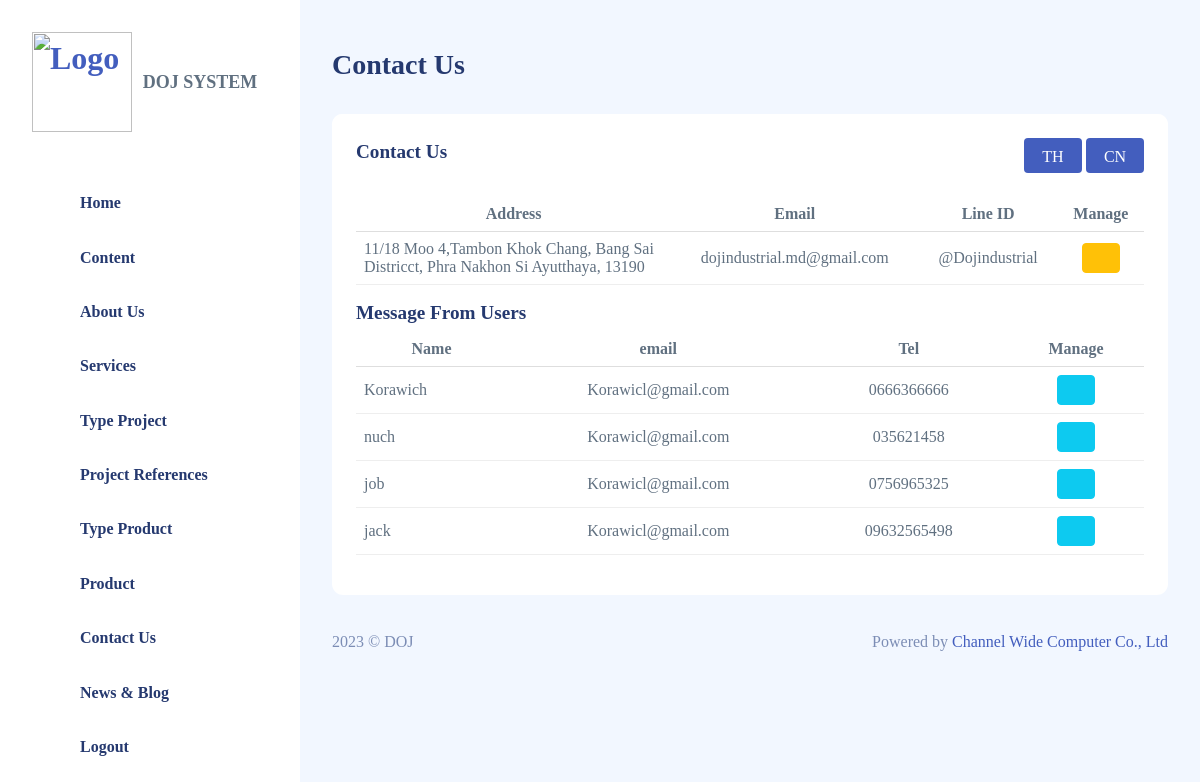
Screenshot of /webpanelcw/contact_us_en.php (signed in) with the database file from the repository.
### tables this page shows
CREATE TABLE `contact_en` (
  `id` int(10) NOT NULL,
  `address` varchar(255) NOT NULL,
  `tel1` varchar(255) NOT NULL,
  `tel2` varchar(255) NOT NULL,
  `tel3` varchar(255) NOT NULL,
  `tel4` varchar(255) NOT NULL,
  `email` varchar(255) NOT NULL,
  `line` varchar(255) NOT NULL,
  `line_qr` varchar(255) NOT NULL
);

CREATE TABLE `message` (
  `id` int(10) NOT NULL,
  `name` varchar(255) NOT NULL,
  `email` varchar(255) NOT NULL,
  `tel` varchar(255) NOT NULL,
  `message` longtext NOT NULL
);

### webpanelcw/contact_us_en.php (the view, shortened to what this page needs)
<?php
require_once('config/doj_db.php');
$id = 1;
$data_contact = $conn->prepare("SELECT * FROM contact_en WHERE id = :id");
$data_contact->bindParam(":id", $id);
$data_contact->execute();
$row_contact_en = $data_contact->fetch(PDO::FETCH_ASSOC);
$message = $conn->prepare("SELECT * FROM message");
$message->execute();
$row_message = $message->fetchAll();
?>
<!DOCTYPE html>
<html lang="en">
<head>
    <link rel="stylesheet" href="assets/css/main/app.css">
    <link rel="stylesheet" href="assets/css/main/app-dark.css">
    <link rel="stylesheet" href="css/contact.css?v=<?php echo time(); ?>">
    <link rel="stylesheet" href="assets/css/shared/iconly.css">
</head>
<body>
    <div id="app">
        <?php include('sidebar.php'); ?>
        <div id="main">
            <div class="page-heading">
                <h3>Contact Us</h3>
            </div>
            <section class="section">
                <div class="card">
                    <div class="card-header">
                        <h4 class="card-title">Contact Us</h4>
                        <div class="flex-end">
                            <a href="contact_us"><button type="button" class="btn btn-edit1">TH</button></a>
                            <a href="contact_us_cn"><button type="button" class="btn btn-edit1">CN</button></a>
                        </div>
                    </div>
                    <div class="card-body">
                        <div class="table-responsive">
                            <table class="table">
                                <thead>
                                    <tr align="center">
                                        <th width="40%">Address</th>
                                        <th>Email</th>
                                        <th>Line ID</th>
                                        <th>Manage</th>
                                    </tr>
                                </thead>
                                <tbody>
                                    <tr>
                                        <td align="left"><?php echo $row_contact_en['address']; ?></td>
                                        <td align="center"><?php echo $row_contact_en['email']; ?></td>
                                        <td align="center"><?php echo $row_contact_en['line']; ?></td>
                                        <td align="center">
                                            <a type="input" class="btn btn-warning" style="color: #FFFFFF;" data-bs-toggle="modal" href="#info<?php echo $row_contact_en['id'] ?>"><i class="bi bi-pencil-square"></i></a>
                                        </td>
                                    </tr>
                                </tbody>
                            </table>
                            <h4 class="card-title">Message From Users</h4>
                            <table class="table">
                                <thead>
                                    <tr align="center">
                                        <th>Name</th>
                                        <th>email</th>
                                        <th>Tel</th>
                                        <th>Manage</th>
                                    </tr>
                                </thead>
                                <tbody>
                                    <?php
                                    foreach ($row_message as $row_message) { ?>
                                        <tr>
                                            <td align="left"><?php echo $row_message['name']; ?></td>
                                            <td align="center"><?php echo $row_message['email']; ?></td>
                                            <td align="center"><?php echo $row_message['tel']; ?></td>
                                            <td align="center">
                                                <a type="input" class="btn btn-info" style="color: #FFFFFF;" data-bs-toggle="modal" href="#message<?php echo $row_message['id'] ?>"><i class="bi bi-eye"></i></a>
                                            </td>
                                        </tr>
                                    <?php  }
                                    ?>
                                </tbody>
                            </table>
                        </div>
                    </div>
                </div>
            </section>
            <?php include('footer.php'); ?>
        </div>
    </div>
</body>
</html>

### webpanelcw/css/contact.css (style rules this page uses)
.btn-edit1 { width: 58px; height: 35px; background-color: #435ebe; color: #FFFFFF; }
.card-header { display: flex; justify-content: space-between; align-items: center; }

### rows the page displays
contact_en: address "11/18 Moo 4,Tambon Khok Chang, Bang Sai Districct, Phra Nakhon Si Ayutthaya, 13190", email "dojindustrial.md@gmail.com", line "@Dojindustrial"
message: name "Korawich", email "Korawicl@gmail.com", tel "0666366666"
message: name "nuch", email "Korawicl@gmail.com", tel "035621458"
message: name "job", email "Korawicl@gmail.com", tel "0756965325"
message: name "jack", email "Korawicl@gmail.com", tel "09632565498"
